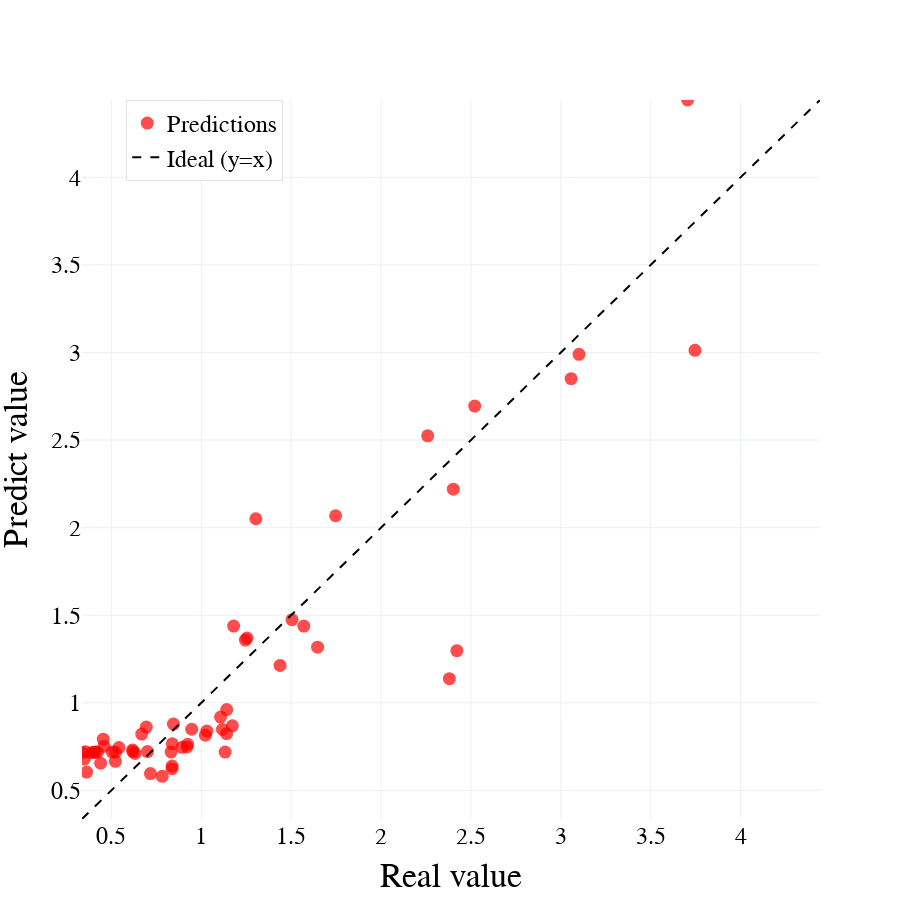

Notebook code cell kept with this figure:
### Code cell
min_val = float(min(y_true.min(), y_pred.min()))
max_val = float(max(y_true.max(), y_pred.max()))

x_line = [min_val, max_val]
y_line = [min_val, max_val]

trace_pred_name = f"Predictions (W=3, R²={r2:.3f}, RMSE={rmse:.3f}, MAPE={mape:.3f})"

# Crear la figura
fig = go.Figure()

# Create the figure
fig = go.Figure()

# Add predictions
fig.add_trace(go.Scatter(
    x=y_true.flatten(),
    y=y_pred.flatten(),
    mode='markers',
    marker=dict(color='red', opacity=0.7, size=13),
    name="Predictions"
))

# Add ideal line (y=x)
fig.add_trace(go.Scatter(
    x=x_line,
    y=y_line,
    mode='lines',
    line=dict(dash='dash', color='black'),
    name="Ideal (y=x)"
))

# Update layout with legend in a box
fig.update_layout(
    xaxis_title="Real value",
    yaxis_title="Predict value",
    template="plotly_white",
    legend=dict(
        x=0.06,
        y=1,
        xanchor='left',
        yanchor='top',
        bgcolor='rgba(255, 255, 255, 0.9)',  # Fondo gris translúcido (ajusta el alpha)
        bordercolor='rgba(0, 0, 0, 0.1)',    # Borde semi-transparente
        borderwidth=1,
        font=dict(
            family="Arial",
            size=24,
            color="black"
        )
    ),
    width=900,
    height=900,
    plot_bgcolor='white',
    paper_bgcolor='white',
)

# Configure axes
fig.update_xaxes(
    range=[min_val, max_val],
    title_font=dict(size=34, family="Arial", color="black"),
    tickfont=dict(size=24, family="Arial", color="black")
)

fig.update_yaxes(
    range=[min_val, max_val],
    title_font=dict(size=34, family="Arial", color="black"),
    tickfont=dict(size=24, family="Arial", color="black")
)

fig.show()

### Figure 1 — Plotly figure (JSON) as saved in the notebook; plotly's stock layout.template omitted (floating-point values rounded to 4 significant figures)
{"data": [{"marker": {"color": "red", "opacity": 0.7, "size": 13}, "mode": "markers", "name": "Predictions", "type": "scatter", "x": [0.5053, 1.255, 0.4406, 0.5228, 0.6944, 0.8382, 0.4048, 0.5424, 0.62, 0.4234, 0.6181, 0.4102, 0.46, 0.8455, 2.259, 1.141, 1.108, 0.9212, 0.3625, 1.142, 0.8386, 0.8326, 0.4552, 0.6321, 1.747, 1.438, 1.031, 0.947, 1.571, 1.023, 0.669, 0.3897, 0.8376, 1.133, 1.304, 2.421, 0.357, 1.18, 0.8941, 0.9242, 1.173, 0.5225, 0.7175, 2.521, 1.246, 0.3369, 0.349, 1.505, 3.705, 3.746, 1.118, 2.402, 2.38, 1.647, 0.701, 3.101, 3.057, 0.783], "y": [0.7191, 1.37, 0.6552, 0.6659, 0.8616, 0.6392, 0.7184, 0.7448, 0.7217, 0.7192, 0.7314, 0.7192, 0.7524, 0.879, 2.524, 0.8239, 0.9188, 0.7484, 0.6048, 0.9614, 0.7657, 0.7194, 0.7928, 0.7112, 2.068, 1.214, 0.8391, 0.8493, 1.438, 0.8151, 0.8216, 0.7151, 0.6243, 0.7192, 2.051, 1.298, 0.7201, 1.438, 0.746, 0.7635, 0.869, 0.7184, 0.596, 2.694, 1.358, 0.7159, 0.6792, 1.475, 4.441, 3.012, 0.8482, 2.219, 1.138, 1.317, 0.7217, 2.989, 2.85, 0.5807]}, {"line": {"color": "black", "dash": "dash"}, "mode": "lines", "name": "Ideal (y=x)", "type": "scatter", "x": [0.3369, 4.441], "y": [0.3369, 4.441]}], "layout": {"height": 900, "legend": {"bgcolor": "rgba(255, 255, 255, 0.9)", "bordercolor": "rgba(0, 0, 0, 0.1)", "borderwidth": 1, "font": {"color": "black", "family": "Arial", "size": 24}, "x": 0.06, "xanchor": "left", "y": 1, "yanchor": "top"}, "paper_bgcolor": "white", "plot_bgcolor": "white", "width": 900, "xaxis": {"range": [0.3369, 4.441], "tickfont": {"color": "black", "family": "Arial", "size": 24}, "title": {"font": {"color": "black", "family": "Arial", "size": 34}, "text": "Real value"}}, "yaxis": {"range": [0.3369, 4.441], "tickfont": {"color": "black", "family": "Arial", "size": 24}, "title": {"font": {"color": "black", "family": "Arial", "size": 34}, "text": "Predict value"}}}}
